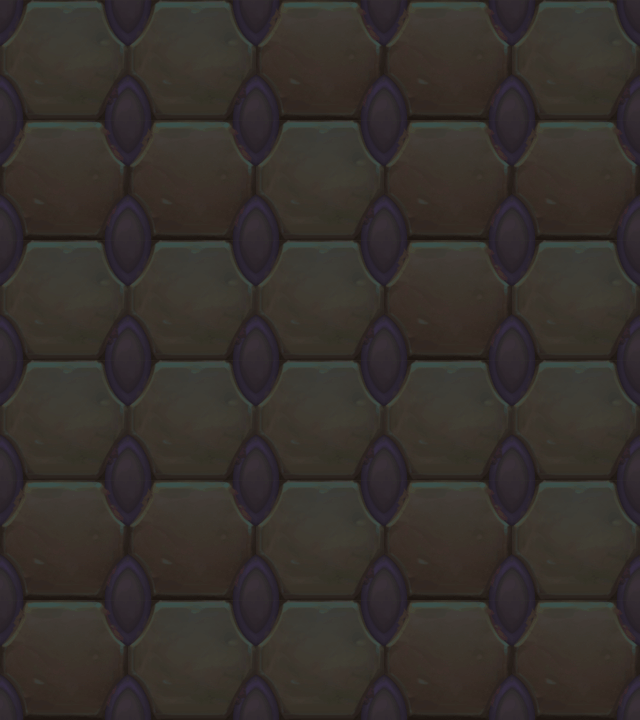

Rendered tile map (Tiled .tmx) drawn with the repository's tilesets; below, a short description and the map source with its tile grids summarised:
An orthogonal 5x6 tile map with 128x120 px tiles, 1 tile layer (块层 1).

<map version="1.0" orientation="orthogonal" width="5" height="6" tilewidth="128" tileheight="120">
 <tileset firstgid="1" name="map056" tilewidth="128" tileheight="120">
  <image source="map056.png" width="256" height="120" />
 </tileset>
 <layer name="块层 1" width="5" height="6">
  <data>[30 cells, 30 non-empty, 2 distinct tile ids]</data>
 </layer>
</map>
